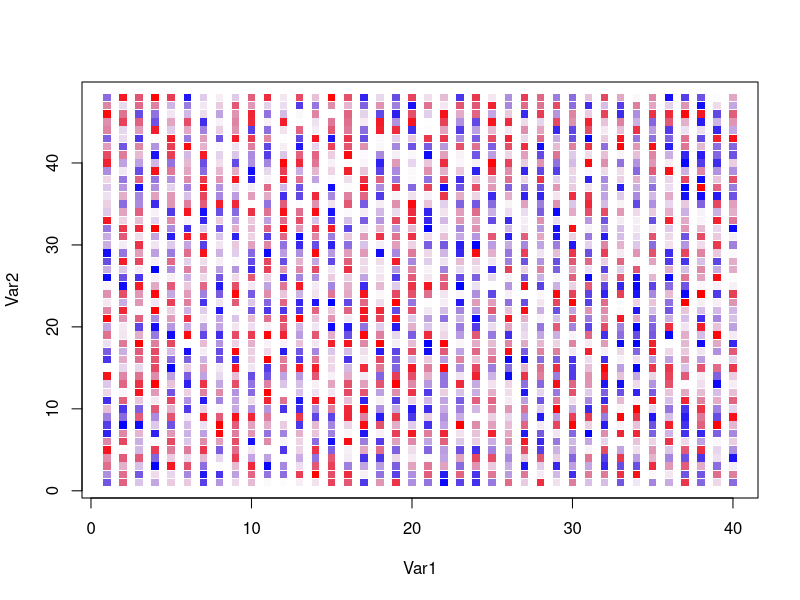
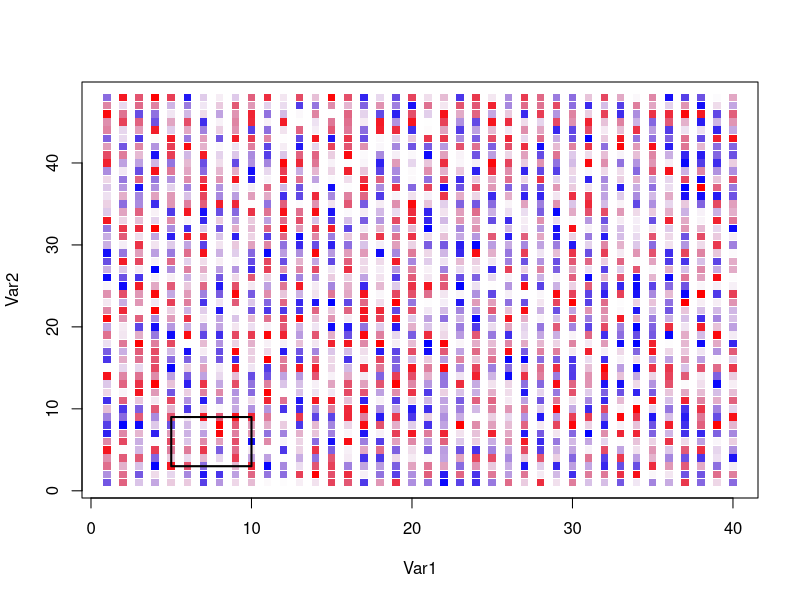

Write R code to recreate these figures, in order.
### Given an equally-spaced grid of locations and values at each point,
### where is the a x b rectangle that maximizes the sum of the values
### for all possible a x b rectangles?

n = 40
m = 48
xy = expand.grid(1:n, 1:m)

set.seed(3)
z = runif(n*m)
plot(xy, col = rgb(z, 0, 1-z, 2*abs(z-0.5)), pch = 15)

# axb rectangles
a = 6
b = 7
off = as.matrix(expand.grid(0:(a-1), 0:(b-1)))
all.rect = rep(list(matrix(0, a*b, 2)), (n-a+1)*(m-b+1))
ind = which(apply(xy, 1, function(x) max(x[1] + a - 1) %in% 1:n) &
    apply(xy, 1, function(x) max(x[2] + b - 1) %in% 1:m))
grid.ind = rep(list(double(a*b)), length(all.rect))
for (i in 1:length(all.rect)){
    all.rect[[i]] = t(matrix(as.numeric(xy[ind[i],]), 2, a*b)) + off
    grid.ind[[i]] = all.rect[[i]][,1] + (all.rect[[i]][,2]-1)*n
    }

#plot(xy, col = rgb(z, 0, 0, z), pch = 15)
agg = double(length(all.rect))
for (i in 1:length(all.rect)){
#   lines(all.rect[[i]], col = i , lwd = 2)
#   lines(xy[sample(grid.ind[[i]]),], col = rainbow(m)[sample(m, 1)] , lwd = 2)
    agg[i] = sum(z[grid.ind[[i]]])      # maximize over the sum
#   agg[i] = sum(log(z[grid.ind[[i]]])) # maximize over the product
    }
foot.print = which.max(agg)
#all.rect[[foot.print]]
#grid.ind[[foot.print]]

border.points = c(1, a, a*b, 1+a*(b-1), 1)
    
plot(xy, col = rgb(z, 0, 1-z, 2*abs(z-0.5)), pch = 15)
lines(all.rect[[foot.print]][border.points,], lwd = 2)
